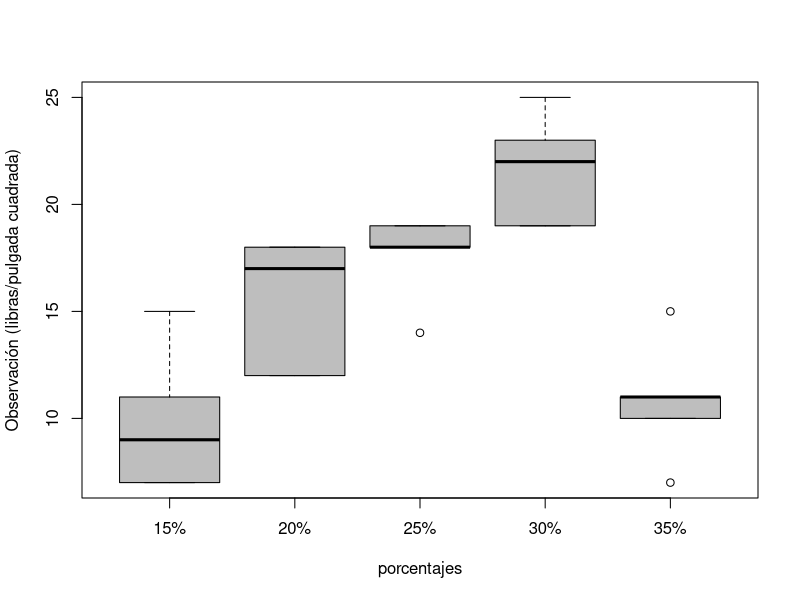
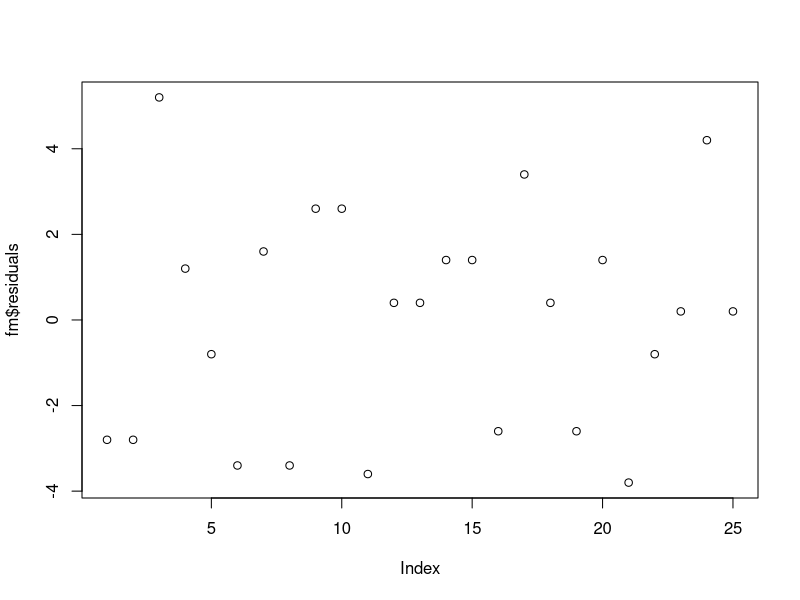
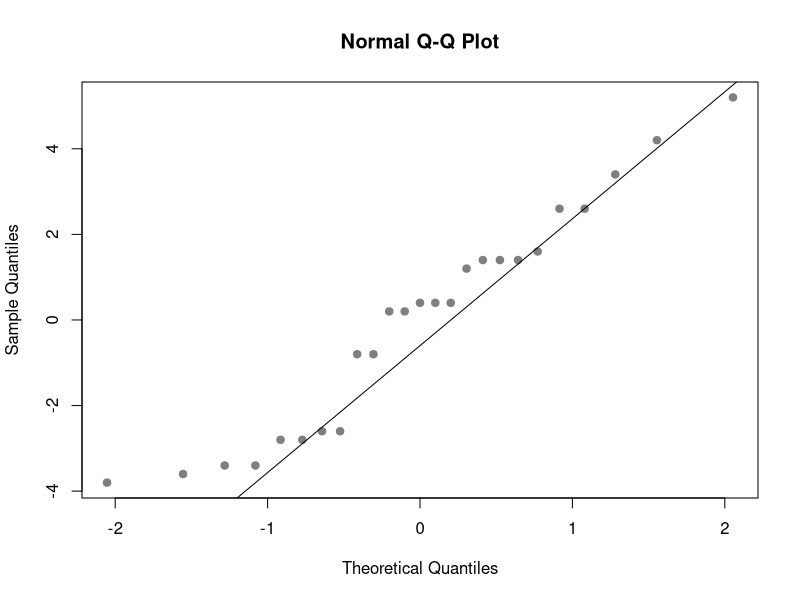

Here is the R script that generated these plots, in order:
## ---- chunk 1
valores <- c(7,7,15,11,9,12,17,12,18,18,14,18,18,19,19,19,25,22,19,23,7,10,11,15,11)
porcentajes <- as.factor(c(rep(c("15%", "20%", "25%", "30%", "35%"), each=5)))
## ---- chunk 2
tapply(valores, porcentajes, mean)
## ---- chunk 3
tapply(valores, porcentajes, sum)
## ---- chunk 4
sum(valores)
## ---- chunk 5
mean(valores)
## ---- chunk 6
boxplot(valores ~ porcentajes, col = c("gray"), ylab = "Observación (libras/pulgada cuadrada)")
## ---- chunk 7
fm = aov(lm(valores ~ porcentajes))
summary(fm)
## ---- chunk 8
plot(fm$residuals)
## ---- chunk 9
summary(fm$residuals)

qqnorm(fm$residuals, pch = 19, col = "gray50") 
qqline(fm$residuals)
## ---- chunk 10
shapiro.test(fm$residuals)
## ---- chunk 11
bartlett.test(fm$residuals ~ porcentajes)
